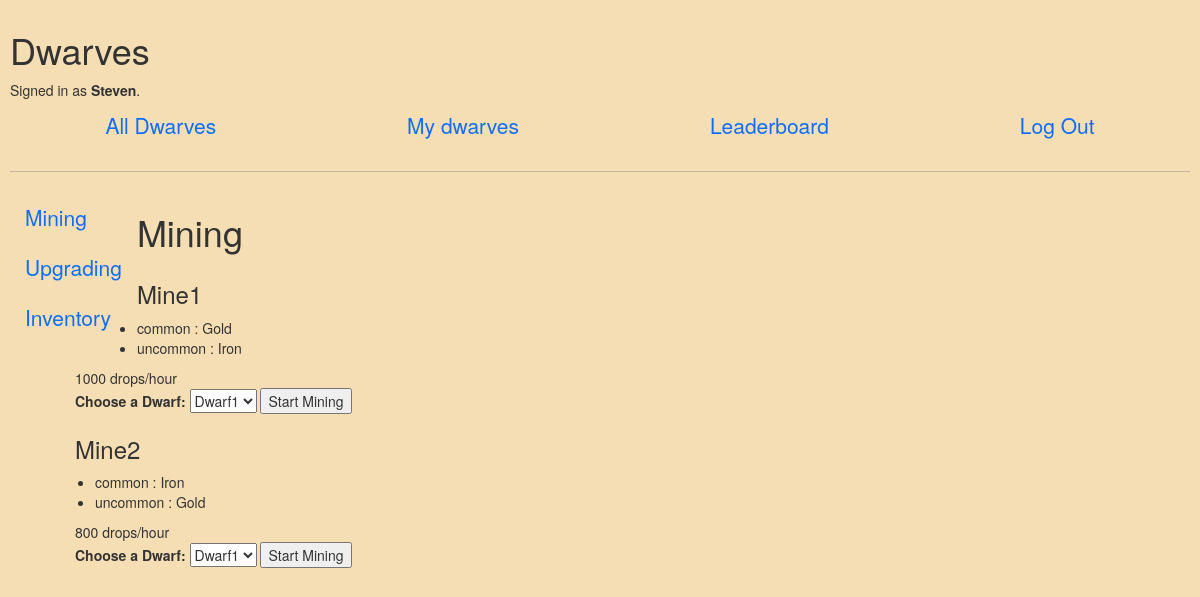
/mining (signed in), run on the app's committed database.
### dwarves/models.py (models this page shows, shortened)
class User(AbstractUser):
    gold_obtained = models.IntegerField(default=0)

class Mine(models.Model):
    name = models.CharField(max_length=64)
    rate = models.IntegerField(default=0)
    requirement = models.IntegerField(default=0)

class Mineral(models.Model):
    user = ForeignKey(User,blank=True, null=True, default="", on_delete=CASCADE, related_name="inventory")
    upgrade = ForeignKey(Upgrade,blank=True, null=True, default="", on_delete=CASCADE, related_name="cost")
    mine = ForeignKey(Mine,blank=True, null=True, default="", on_delete=CASCADE, related_name="minerals")
    name = models.CharField(max_length=64, choices=possible_minerals)
    value = models.IntegerField(blank=True, null=True, default=0)
    rarity = models.CharField(max_length=64, blank=True, null=True, default='', choices=[
        ('', ''), ('common', 'Common') ,('uncommon', 'Uncommon'), ('rare', 'Rare'), ('very_rare', 'Very Rare')])

### dwarves/views.py (the view)
# urls.py: path("mining", views.mining, name="mining"),
@login_required(login_url='login')
def mining(request):
    mines = Mine.objects.all()
    active_jobs = Job.objects.filter(dwarf__in=request.user.user_dwarfs.all())
    active_mines = []
    active_dwarves = []
    for job in active_jobs:
        active_dwarves.append(job.dwarf.name)
        active_mines.append(job.mine)
    inactive_dwarves = request.user.user_dwarfs.exclude(name__in=active_dwarves)
    return render(request, "dwarves/mining.html",{
        "mines" : mines,
        "active_mines" : active_mines,
        "active_jobs" : active_jobs,
        "inactive_dwarves" : inactive_dwarves,
    })

### dwarves/templates/dwarves/mining.html (shortened to what this page needs)
{% extends "dwarves/layout.html" %}
{% load tags %}
{% block body %}
<h1>Mining</h1>
<div class="container">
{% for mine in mines %}
<div class="container">
    <h3>{{ mine.name }}</h3>
    <ul>
    {% for mineral in mine.minerals.all %}
        <li>{{ mineral.rarity }} : {{ mineral.name}}</li>
    {% endfor %}
    </ul>
    {{ mine.rate }} drops/hour <br>
        {% if mine in active_mines %}
            {% for job in active_jobs %}
                {% if job.mine == mine %}
                    {{ job.dwarf.name }} is currently mining:
                    {{ job|progress }} / {{job.dwarf.capacity}} {{ job|time_remaining }} minutes remaining
                    <form action="{% url 'stop_mining' mine.name %}" method="post">
                        {% csrf_token %}
                        <input type="submit" name={{ mine.name }} value="Stop Mining">
                    </form>
                {% endif %}
            {% endfor %}
        {% else %}
            <form action="{% url 'start_mining' mine.name %}" method="post">
                <label for="dwarf">Choose a Dwarf:</label>
                <select name="dwarf">
                    {% for dwarf in inactive_dwarves %}
                        <option value={{ dwarf.name }}>{{ dwarf.name }}</option>
                    {% endfor %}
                </select>
                <input type="submit" name={{ mine.name }} value="Start Mining">
            </form>
        {% endif %}
</div>
{% endfor %}
{% endblock %}

### dwarves/templates/dwarves/layout.html (shortened to what this page needs)
{% load static %}
<!DOCTYPE html>
<html lang="en">
    <head>
        <link href="https://cdn.jsdelivr.net/npm/bootstrap@5.0.0-beta2/dist/css/bootstrap.min.css" rel="stylesheet">
        <link href="{% static 'dwarves/styles.css' %}" rel="stylesheet">
        <link rel="stylesheet" href="https://stackpath.bootstrapcdn.com/bootstrap/3.4.1/css/bootstrap.min.css">
    </head>
    <body>
        <h1>Dwarves</h1>
        <div>
            {% if user.is_authenticated %}
                Signed in as <strong>{{ user.username }}</strong>.
            {% else %}
                Not signed in.
            {% endif %}
        </div>
        <ul class="nav justify-content-center nav-fill">
            <li class="nav-item">
                <a class="nav-link" href="{% url 'all_dwarves' %}">All Dwarves</a>
            </li>
            {% if user.is_authenticated %}
                <li class="nav-item">
                    <a class="nav-link" href="{% url 'my_dwarves' %}">My dwarves</a>
                </li>
                <li class="nav-item">
                    <a class="nav-link" href="{% url 'leaderboard' %}">Leaderboard</a>
                </li>
                <li class="nav-item">
                    <a class="nav-link" href="{% url 'logout' %}">Log Out</a>
                </li>
            {% endif %}
        </ul>
        <hr>
        <div class="vertical-nav">
            <ul class="nav flex-column">
            <li class="nav-item">
              <a class="nav-link active" aria-current="page" href="{% url 'mining' %}">Mining</a>
            </li>
            <li class="nav-item">
              <a class="nav-link" href="{% url 'select' %}">Upgrading</a>
            </li>
            <li class="nav-item">
              <a class="nav-link" href="{% url 'inventory' %}">Inventory</a>
            </li>
            </ul>
        </div>
            <div class="container">
            {% block body %}
            {% endblock %}
            </div>
    </body>
</html>

### dwarves/static/dwarves/styles.css (style rules this page uses)
body { padding: 10px; background-color:wheat !important; }
.nav-link { font-size: 150% !important; }
.vertical-nav { float: left !important; }

### data on the page
User: username "Steven"
Mine: name "Mine1", rate "1000"
Mineral: rarity "common", name "Gold"
Mineral: rarity "uncommon", name "Iron"
Mine: name "Mine2", rate "800"
Mineral: rarity "common", name "Iron"
Mineral: rarity "uncommon", name "Gold"

### other printed values
form field dwarf "Dwarf1"
